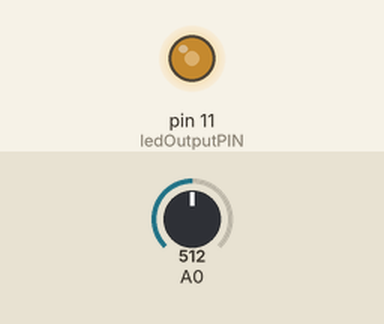
Simulated run of this sketch. Board: Arduino Uno, built with avr-gcc and run on an emulated ATmega328P. Shown: output pins drawn as LEDs (lit = HIGH). The inputs (shaded band) are chosen by the test bench; at power-on: A0 = 512.

Above: at 1.2 s.
1.3 s: A0 set to 716
At 2.0 s:
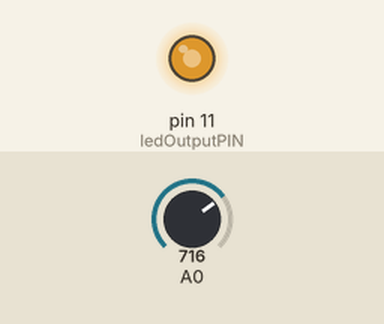
2.8 s: A0 set to 900
At 3.1 s:
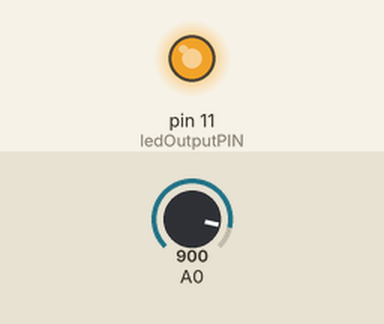
4.3 s: A0 set to 122
At 5.5 s:
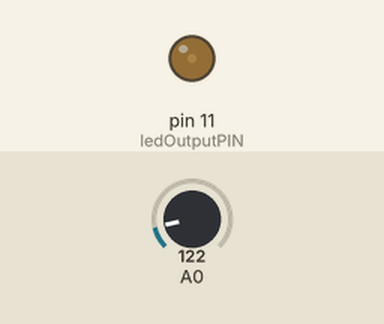
5.8 s: A0 set to 0
At 6.6 s:
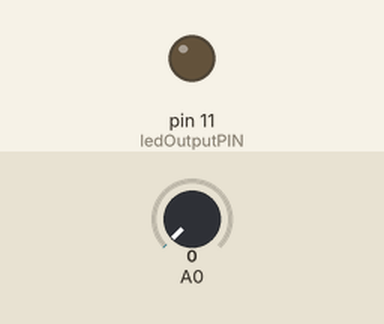
7.3 s: A0 set to 511
At 7.8 s:
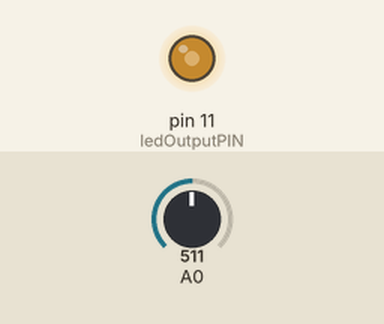
Timing chart, 0 to 9.8 s (numbered marks = the images above; inputs shaded):
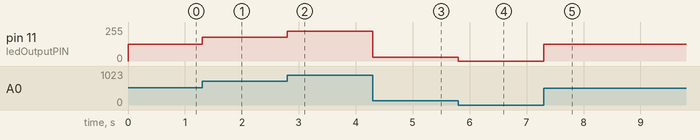

Measured:
- after the input at 1.3 s, pin 11 (ledOutputPIN): 127/255 → 178/255 at once
- after the input at 2.8 s, pin 11 (ledOutputPIN): 178/255 → 224/255 at once
- after the input at 4.3 s, pin 11 (ledOutputPIN): 224/255 → 30/255 at once
- after the input at 5.8 s, pin 11 (ledOutputPIN): 30/255 → 0/255 at once
- after the input at 7.3 s, pin 11 (ledOutputPIN): 0/255 → 127/255 at once

The sketch:

ledPotent.ino
```cpp
int ledOutputPIN = 11;
int brightness = 0;

void setup()
{
  Serial.begin(9600);
  pinMode(ledOutputPIN, OUTPUT);
}

void loop()
{
  brightness = analogRead(A0);
  brightness = map(brightness, 0, 1023, 0, 255);
  analogWrite(11, brightness);
}
```
